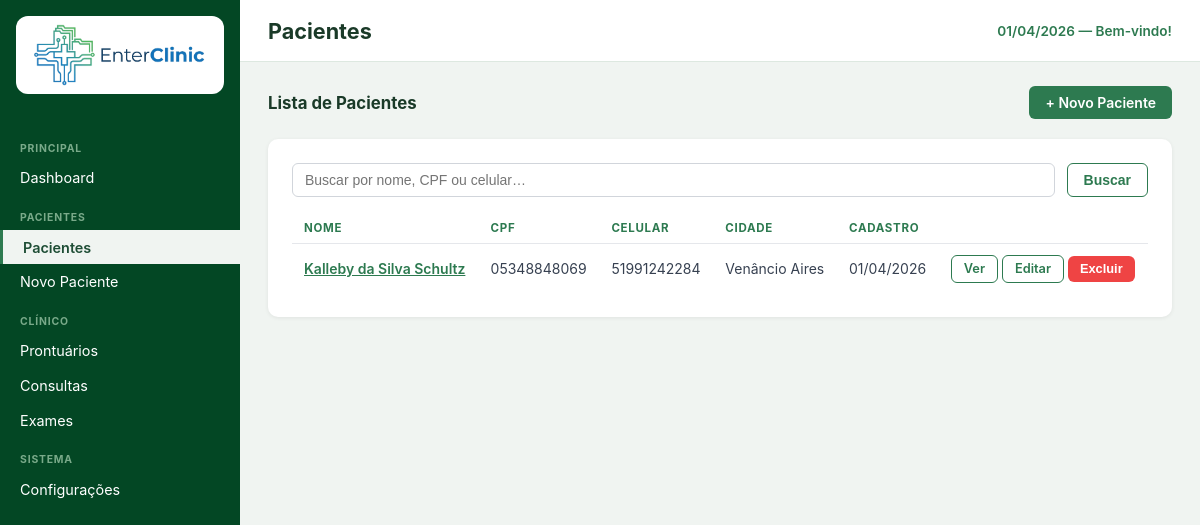
Page /pacientes.php on the committed database.
### tables this page shows
CREATE TABLE `pacientes` (
  `id` int(11) NOT NULL,
  `nome` varchar(255) NOT NULL,
  `data_nascimento` date DEFAULT NULL,
  `cpf` varchar(20) DEFAULT NULL,
  `rg` varchar(20) DEFAULT NULL,
  `telefone` varchar(20) DEFAULT NULL,
  `celular` varchar(20) DEFAULT NULL,
  `email` varchar(255) DEFAULT NULL,
  `endereco` varchar(255) DEFAULT NULL,
  `cidade` varchar(100) DEFAULT NULL,
  `estado` varchar(50) DEFAULT NULL,
  `cep` varchar(10) DEFAULT NULL,
  `profissao` varchar(100) DEFAULT NULL,
  `estado_civil` varchar(50) DEFAULT NULL,
  `numero_filhos` tinyint UNSIGNED DEFAULT NULL,
  `sexo` varchar(20) DEFAULT NULL,
  `foto_path` varchar(255) DEFAULT NULL,
  `observacoes` text DEFAULT NULL,
  `ativo` tinyint(1) NOT NULL DEFAULT 1,
  `created_at` timestamp NOT NULL DEFAULT current_timestamp(),
  `updated_at` timestamp NOT NULL DEFAULT current_timestamp() ON UPDATE current_timestamp()
);

### config.php (called while the page is built, shortened)
<?php
function sanitize(string $s): string {
    return htmlspecialchars(trim($s), ENT_QUOTES, 'UTF-8');
}

### pacientes.php (the view, shortened to what this page needs)
<?php
require 'config.php';
$db = db();
$busca = trim($_GET['q'] ?? '');
if ($busca) {
    $stmt = $db->prepare(
        "SELECT * FROM pacientes
         WHERE nome LIKE ? OR cpf LIKE ? OR celular LIKE ?
         ORDER BY nome ASC"
    );
    $like = "%$busca%";
    $stmt->execute([$like, $like, $like]);
} else {
    $stmt = $db->query("SELECT * FROM pacientes ORDER BY nome ASC");
}
$pacientes = $stmt->fetchAll();
include 'includes/header.php';
?>
<div class="page-bar">
    <h2>Lista de Pacientes</h2>
    <a href="paciente_novo.php" class="btn btn-primary">+ Novo Paciente</a>
</div>
<div class="card">
    <form method="get" style="display:flex;gap:.75rem;margin-bottom:1rem;">
        <input type="text" name="q" value="<?= sanitize($busca) ?>"
               placeholder="Buscar por nome, CPF ou celular…"
               style="padding:.5rem .75rem;border:1.5px solid #d1d5db;border-radius:6px;font-size:.875rem;flex:1;">
        <button type="submit" class="btn btn-outline">Buscar</button>
    </form>
    <?php if ($pacientes): ?>
        <table>
            <thead>
                <tr>
                    <th>NOME</th>
                    <th>CPF</th>
                    <th>CELULAR</th>
                    <th>CIDADE</th>
                    <th>CADASTRO</th>
                    <th></th>
                </tr>
            </thead>
            <tbody>
                <?php foreach ($pacientes as $p): ?>
                    <tr>
                        <td>
                            <a href="paciente_ver.php?id=<?= $p['id'] ?>" style="color:#2d7a50;font-weight:600;">
                                <?= sanitize($p['nome']) ?>
                            </a>
                        </td>
                        <td><?= sanitize($p['cpf'] ?? '—') ?></td>
                        <td><?= sanitize($p['celular'] ?? '—') ?></td>
                        <td><?= sanitize($p['cidade'] ?? '—') ?></td>
                        <td><?= date('d/m/Y', strtotime($p['created_at'])) ?></td>
                        <td style="white-space:nowrap;">
                            <a href="paciente_ver.php?id=<?= $p['id'] ?>" class="btn btn-outline btn-sm">Ver</a>
                            <a href="paciente_novo.php?id=<?= $p['id'] ?>" class="btn btn-outline btn-sm">Editar</a>
                            <form method="post" style="display:inline;" onsubmit="return confirmDelete(this);">
                                <button type="submit" class="btn btn-danger btn-sm">Excluir</button>
                            </form>
                        </td>
                    </tr>
                <?php endforeach; ?>
            </tbody>
        </table>
    <?php endif; ?>
</div>
<?php include 'includes/footer.php'; ?>

### assets/css/style.css (style rules this page uses)
*, *::before, *::after { box-sizing: border-box; margin: 0; padding: 0; }
body { font-family: -apple-system, BlinkMacSystemFont, 'Segoe UI', Roboto, sans-serif; background: #f0f4f1; color: #222; display: flex; min-height: 100vh; }
table { width: 100%; border-collapse: collapse; font-size: .875rem; }
thead th { text-align: left; font-size: .72rem; font-weight: 700; letter-spacing: .06em; color: #2d7a50; padding: .5rem .75rem; border-bottom: 1px solid #e5e7eb; }
tbody td { padding: .65rem .75rem; border-bottom: 1px solid #f3f4f6; color: #374151; }
tbody tr:last-child td { border-bottom: none; }
.btn { display: inline-flex; align-items: center; gap: .4rem; padding: .5rem 1rem; border-radius: 6px; font-size: .875rem; font-weight: 600; cursor: pointer; text-decoration: none; border: none; transition: opacity .15s, background .15s; }
.btn-primary { background: #2d7a50; color: #fff; }
.btn-outline { background: transparent; color: #2d7a50; border: 1.5px solid #2d7a50; }
.btn-danger { background: #ef4444; color: #fff; }
.btn-sm { padding: .35rem .75rem; font-size: .8rem; }
.card { background: #fff; border-radius: 10px; padding: 1.5rem; box-shadow: 0 1px 4px rgba(0,0,0,.07); margin-bottom: 1.25rem; }
.page-bar { display: flex; align-items: center; justify-content: space-between; margin-bottom: 1.25rem; }
.page-bar h2 { font-size: 1.05rem; font-weight: 700; color: #1a3a28; }

### rows in the picture
pacientes: nome "Kalleby da Silva Schultz", cpf "05348848069", celular "51991242284", cidade "Venâncio Aires", created_at "01/04/2026"

### other values in the picture
$pageTitle "Pacientes"
